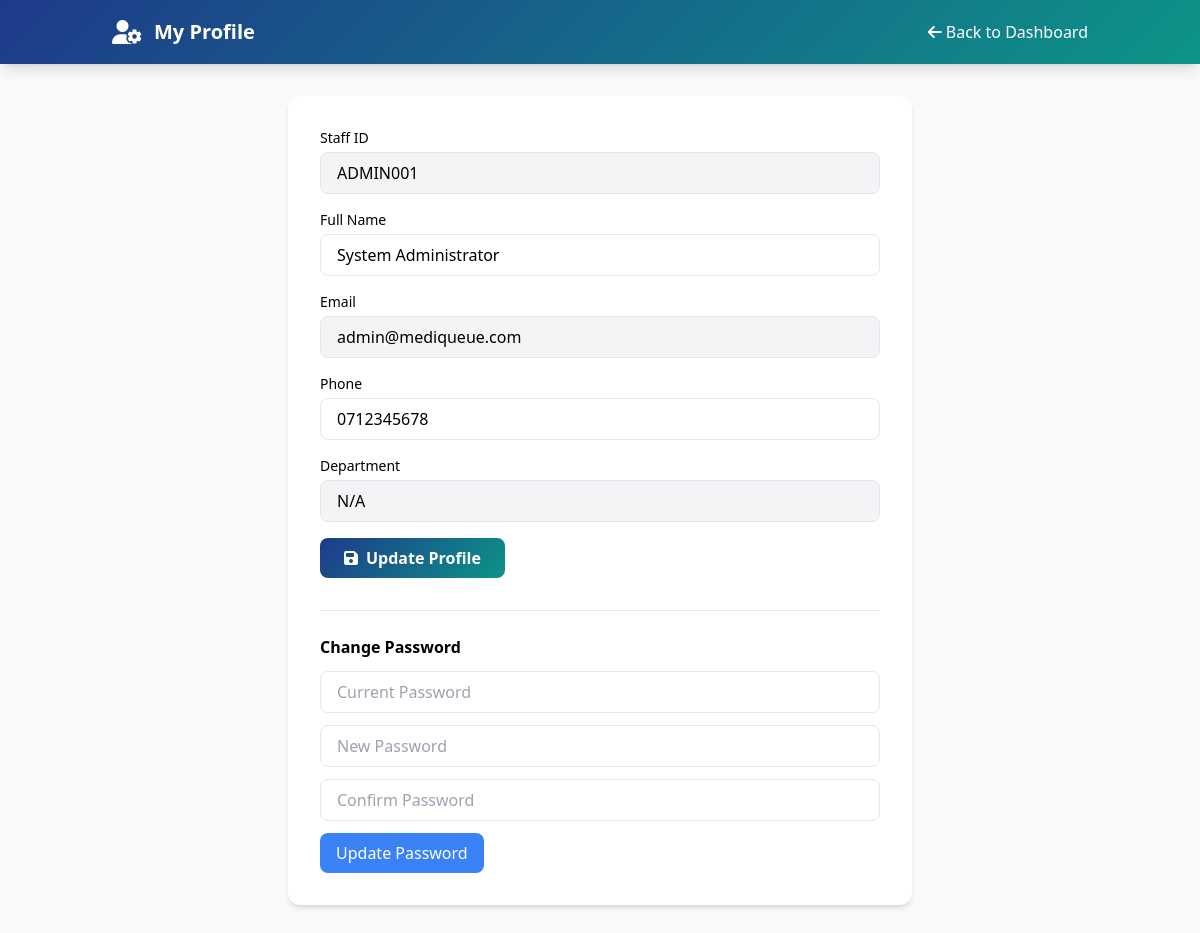
Screenshot of /staff/profile.php (signed in) with the database file from the repository.
### tables this page shows
CREATE TABLE `users` (
    `id` INT PRIMARY KEY AUTO_INCREMENT,
    `user_id` VARCHAR(50) UNIQUE NOT NULL,
    `full_name` VARCHAR(100) NOT NULL,
    `email` VARCHAR(100) UNIQUE NOT NULL,
    `phone` VARCHAR(20) NOT NULL,
    `password` VARCHAR(255) NOT NULL,
    `role` ENUM('admin', 'staff', 'patient') DEFAULT 'patient',
    `department_id` INT NULL,
    `profile_image` VARCHAR(255) NULL,
    `is_active` BOOLEAN DEFAULT TRUE,
    `email_verified` BOOLEAN DEFAULT FALSE,
    `phone_verified` BOOLEAN DEFAULT FALSE,
    `last_login` TIMESTAMP NULL,
    `created_at` TIMESTAMP DEFAULT CURRENT_TIMESTAMP,
    `updated_at` TIMESTAMP DEFAULT CURRENT_TIMESTAMP ON UPDATE CURRENT_TIMESTAMP,
     
    `date_of_birth` DATE NULL,
    `gender` ENUM('male', 'female', 'other') NULL,
    `blood_group` VARCHAR(5) NULL,
    `address` TEXT NULL,
    INDEX idx_role (`role`),
    INDEX idx_email (`email`),
    INDEX idx_department (`department_id`)
);

### staff/profile.php (the view, shortened to what this page needs)
<?php
$db = Database::getInstance();
$conn = $db->getConnection();
$stmt = $conn->prepare("SELECT * FROM users WHERE id = ?");
$stmt->execute([$_SESSION['user_id']]);
$staff = $stmt->fetch();
?>
<!DOCTYPE html>
<html lang="en">
<head>
    <script src="https://cdn.tailwindcss.com"></script>
    <link rel="stylesheet" href="https://cdnjs.cloudflare.com/ajax/libs/font-awesome/6.4.0/css/all.min.css">
</head>
<body class="bg-gray-50">
    <nav class="gradient-primary text-white shadow-lg">
        <div class="container mx-auto px-6 py-4">
            <div class="flex justify-between items-center">
                <div class="flex items-center space-x-3">
                    <i class="fas fa-user-cog text-2xl"></i>
                    <span class="text-xl font-bold">My Profile</span>
                </div>
                <a href="index.php" class="hover:text-teal-200 transition">
                    <i class="fas fa-arrow-left mr-1"></i>Back to Dashboard
                </a>
            </div>
        </div>
    </nav>
    <div class="container mx-auto px-6 py-8 max-w-2xl">
        <div class="bg-white rounded-xl shadow-md p-8">
            <form method="POST">
                <div class="mb-4">
                    <label class="block text-sm font-medium mb-1">Staff ID</label>
                    <input type="text" value="<?php echo $staff['user_id']; ?>" disabled class="w-full px-4 py-2 border rounded-lg bg-gray-100">
                </div>
                <div class="mb-4">
                    <label class="block text-sm font-medium mb-1">Full Name</label>
                    <input type="text" name="full_name" value="<?php echo htmlspecialchars($staff['full_name']); ?>" required class="w-full px-4 py-2 border rounded-lg">
                </div>
                <div class="mb-4">
                    <label class="block text-sm font-medium mb-1">Email</label>
                    <input type="email" value="<?php echo $staff['email']; ?>" disabled class="w-full px-4 py-2 border rounded-lg bg-gray-100">
                </div>
                <div class="mb-4">
                    <label class="block text-sm font-medium mb-1">Phone</label>
                    <input type="tel" name="phone" value="<?php echo $staff['phone']; ?>" required class="w-full px-4 py-2 border rounded-lg">
                </div>
                <div class="mb-4">
                    <label class="block text-sm font-medium mb-1">Department</label>
                    <input type="text" value="<?php echo $staff['department_name'] ?? 'N/A'; ?>" disabled class="w-full px-4 py-2 border rounded-lg bg-gray-100">
                </div>
                <button type="submit" class="gradient-primary text-white px-6 py-2 rounded-lg font-semibold">
                    <i class="fas fa-save mr-2"></i>Update Profile
                </button>
            </form>
            <div class="mt-8 pt-6 border-t">
                <h3 class="font-bold mb-3">Change Password</h3>
                <form id="passwordForm">
                    <input type="password" id="current_password" placeholder="Current Password" class="w-full px-4 py-2 border rounded-lg mb-3">
                    <input type="password" id="new_password" placeholder="New Password" class="w-full px-4 py-2 border rounded-lg mb-3">
                    <input type="password" id="confirm_password" placeholder="Confirm Password" class="w-full px-4 py-2 border rounded-lg mb-3">
                    <button type="submit" class="bg-blue-500 text-white px-4 py-2 rounded-lg">Update Password</button>
                </form>
            </div>
        </div>
    </div>
</body>
</html>

### staff/profile.php (style rules this page uses)
.gradient-primary { background: linear-gradient(135deg, #1E3A8A 0%, #0D9488 100%); }

### rows the page displays
users: user "ADMIN001", full_name "System Administrator", email "admin@mediqueue.com", phone "0712345678"
